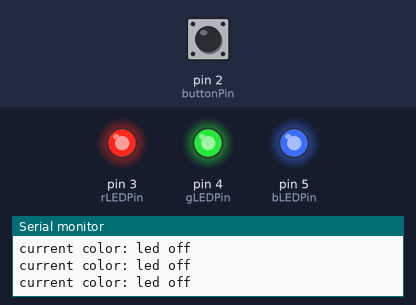
A sketch run on a simulated Arduino Uno, built with avr-gcc and run on an emulated ATmega328P. On the bench: output pins drawn as LEDs (lit = HIGH), the last lines printed to the serial monitor. The inputs (shaded band) are chosen by the test bench; at power-on: pin 2 (buttonPin) HIGH.

Above: at 1.2 s.
1.3 s: pin 2 (buttonPin) pulled LOW for 0.15 s
At 2.0 s:
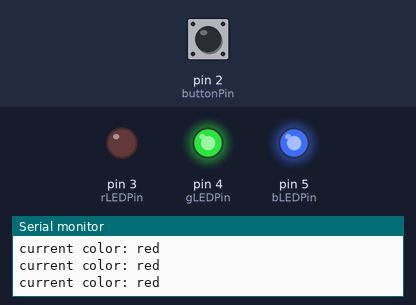
2.9 s: pin 2 (buttonPin) pulled LOW for 1 s
At 3.3 s:
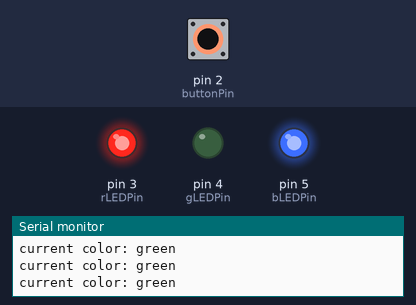
5.4 s: pin 2 (buttonPin) pulled LOW for 0.15 s
At 5.8 s:
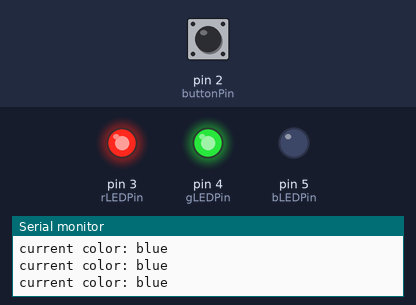
7.0 s: pin 2 (buttonPin) pulled LOW for 3.2 s
At 8.1 s:
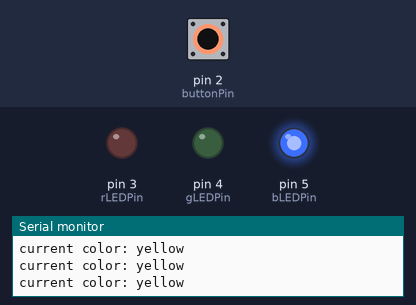
11.7 s: pin 2 (buttonPin) pulled LOW for 0.15 s
At 12.4 s:
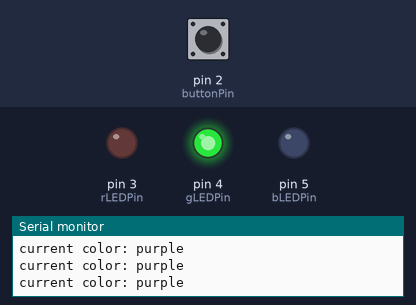
13.3 s: pin 2 (buttonPin) pulled LOW for 1 s
At 13.7 s:
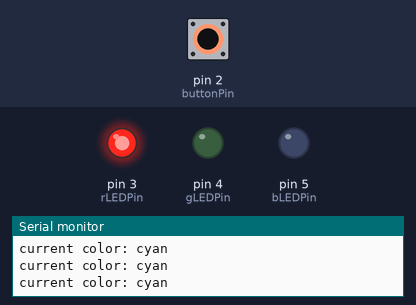
Timing chart, 0 to 16.3 s (numbered marks = the images above; inputs shaded):
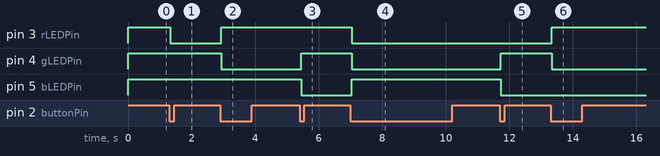

The sketch:

4-5_ClickLed.ino
```cpp
const int buttonPin=2;
const int rLEDPin=3;
const int gLEDPin=4;
const int bLEDPin=5;


int buttonState=0; //variable for reading the pushbutton state
int ledcolor=0;

bool ButtonPressed=false;

String currentcolor="led";

// the setup function runs once when you press reset or power the board
void setup() {
  pinMode(rLEDPin, OUTPUT);
  pinMode(gLEDPin, OUTPUT);
  pinMode(bLEDPin, OUTPUT);
  pinMode(buttonPin,INPUT);

  Serial.begin(9600);
}

// the loop function runs over and over again forever
void loop() {
  //read the state of the pushbutton value
  buttonState=digitalRead(buttonPin);

  Serial.print("current color: ");
  Serial.println(currentcolor);

  //check if the pushbutton is pressed (if yes it is LOW)
  if (buttonState==LOW && !ButtonPressed){
    //turn led on
    ledcolor=ledcolor+1;
    ButtonPressed=true;
    //delay(100);
  }
  if (buttonState==HIGH && ButtonPressed){
      ButtonPressed=false;
  }
  if (ledcolor==0){
    digitalWrite(rLEDPin, HIGH);
    digitalWrite(gLEDPin, HIGH);
    digitalWrite(bLEDPin, HIGH);
    currentcolor="led off";
  }
  else if (ledcolor==1){
    //red
    digitalWrite(rLEDPin, LOW);
    digitalWrite(gLEDPin, HIGH);
    digitalWrite(bLEDPin, HIGH);
    currentcolor="red";
  }
  else if (ledcolor==2){
    //green
    digitalWrite(rLEDPin, HIGH);
    digitalWrite(gLEDPin, LOW);
    digitalWrite(bLEDPin, HIGH);
    currentcolor="green";
  }
  else if (ledcolor==3){
    //blue
    digitalWrite(rLEDPin, HIGH);
    digitalWrite(gLEDPin, HIGH);
    digitalWrite(bLEDPin, LOW);
    currentcolor="blue";
  }
  else if (ledcolor==4){
    //yellow
    digitalWrite(rLEDPin, LOW);
    digitalWrite(gLEDPin, LOW);
    digitalWrite(bLEDPin, HIGH);
    currentcolor="yellow";
  }
  else if (ledcolor==5){
    //purple
    digitalWrite(rLEDPin, LOW);
    digitalWrite(gLEDPin, HIGH);
    digitalWrite(bLEDPin, LOW);
    currentcolor="purple";
  }
  else if (ledcolor==6){
    //cyan
    digitalWrite(rLEDPin, HIGH);
    digitalWrite(gLEDPin, LOW);
    digitalWrite(bLEDPin, LOW);
    currentcolor="cyan";
  }
  else if (ledcolor==7){
    //white
    digitalWrite(rLEDPin, LOW);
    digitalWrite(gLEDPin, LOW);
    digitalWrite(bLEDPin, LOW);
    currentcolor="white";
  }
  else if (ledcolor==8){
    ledcolor=0;
  }
}
```

Measured:
- after the input at 1.3 s, pin 3 (rLEDPin): HIGH → LOW at once
- after the input at 2.9 s, pin 3 (rLEDPin): LOW → HIGH at once; pin 4 (gLEDPin): HIGH → LOW at once
- after the input at 5.4 s, pin 4 (gLEDPin): LOW → HIGH at once; pin 5 (bLEDPin): HIGH → LOW at once
- after the input at 7.0 s, pin 3 (rLEDPin), pin 4 (gLEDPin): HIGH → LOW at once; pin 5 (bLEDPin): LOW → HIGH at once
- after the input at 11.7 s, pin 4 (gLEDPin): LOW → HIGH at once; pin 5 (bLEDPin): HIGH → LOW at once
- after the input at 13.3 s, pin 3 (rLEDPin): LOW → HIGH at once; pin 4 (gLEDPin): HIGH → LOW at once
